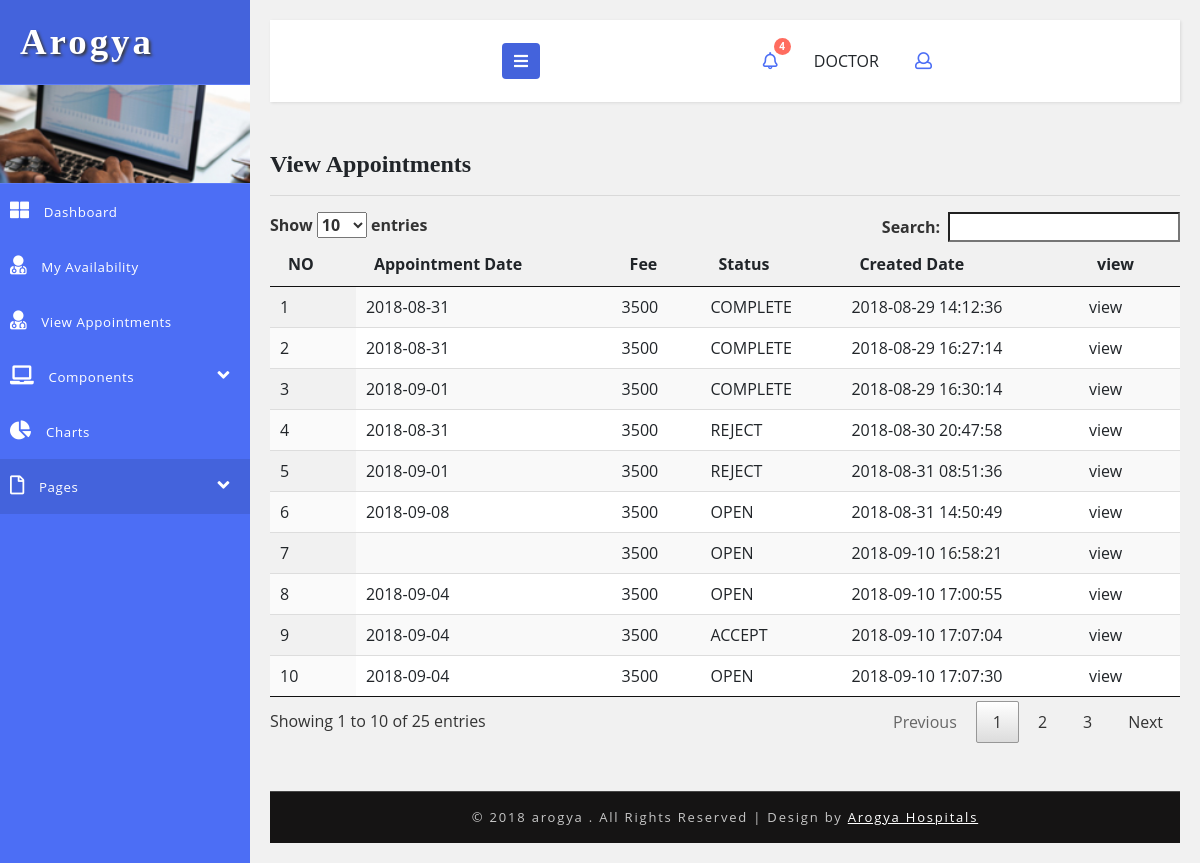
/doctor/appointment-list.php (signed in), run on the app's committed database.
### tables this page shows
CREATE TABLE `hms_doctor_appointment` (
  `id` int(5) NOT NULL AUTO_INCREMENT,
  `doctor_id` int(5) DEFAULT NULL,
  `patient_id` int(5) DEFAULT NULL,
  `appointment_date` varchar(30) DEFAULT NULL,
  `status_code` varchar(20) DEFAULT 'OPEN',
  `doctor_comment` text DEFAULT NULL,
  `doctor_fee` int(5) DEFAULT NULL,
  `hospital_fee` int(5) DEFAULT NULL,
  `fee` int(5) DEFAULT NULL,
  `created_date` timestamp NOT NULL DEFAULT current_timestamp(),
  `created_user` int(5) DEFAULT NULL,
  PRIMARY KEY (`id`)
);

### DB.php (called while the page is built, shortened)
<?php
function getDBConnection() {
    $servername = "localhost";
    $username = "root";
    $password = "123";
    $db = "hmsdb";
    $conn = mysqli_connect($servername, $username, $password, $db);
    if (!$conn) {
        die("Connection failed: " . mysqli_connect_error());
    } else {
        return $conn;
    }
}
function getData($sql) {
    $conn = getDBConnection();
    $result = mysqli_query($conn, $sql);
    if (mysqli_num_rows($result) > 0) {
        return $result;
    } else {
        return FALSE;
    }
}
?>

### doctor/appointment-list.php (the view, shortened to what this page needs)
<?php
include '../DB.php';
?>
<!DOCTYPE html>
<html lang="en">
    <head>
        <link rel="stylesheet" href="https://maxcdn.bootstrapcdn.com/bootstrap/3.3.7/css/bootstrap.min.css">
        <link rel="stylesheet" href="https://maxcdn.bootstrapcdn.com/font-awesome/4.7.0/css/font-awesome.min.css">
        <link href="../css/bootstrap.css" rel="stylesheet" type="text/css" media="all" />
        <link href="../css/style.css" rel="stylesheet" type="text/css" media="all" />
        <link rel="stylesheet" href="../css/style4.css">
        <link href="../css/fontawesome-all.css" rel="stylesheet">
    </head>
    <body>
        <div class="wrapper">
            <nav id="sidebar">
                <div class="sidebar-header">
                    <h1>
                        <a href="#">Arogya</a>
                    </h1>
                </div>
                <div class="profile-bg"></div>
                <?php
                include_once '../_tree_doctor.php';
                ?>
            </nav>
            <div id="content">
                <?php include_once '../_top_bar.php'; ?>
                <div class="blank-page-content">
                    <h4>  View Appointments </h4>
                    <hr>
                    <table id="example" class="display" cellspacing="0" width="100%">
                        <thead>
                            <tr>
                                <th>NO</th>
                                <th>Appointment Date</th>
                                <th>Fee</th>
                                <th>Status</th>
                                <th>Created Date</th>
                                <th><a href="">view</a></th>
                            </tr>
                        </thead>
                        <tbody>
                            <?php
                            $sql = "SELECT * FROM hms_doctor_appointment WHERE doctor_id = '" . $_SESSION['userbean']['id'] . "' ";
                            $data = getData($sql);
                            if ($data != null)
                                foreach ($data as $row) {
                                    ?>
                                    <tr>
                                        <td><?= $row['id']; ?></td>
                                        <td><?= $row['appointment_date']; ?></td>
                                        <td><?= $row['fee']; ?></td>
                                        <td><?= $row['status_code']; ?></td>
                                        <td><?= $row['created_date']; ?></td>
                                        <td><a href="appointment-view.php?id=<?= $row['id']; ?>">view</a></td>
                                    </tr>
                                    <?php
                                }
                            ?>
                        </tbody>
                    </table>
                    <link href="css/jquery.dataTables.min.css" rel="stylesheet" type="text/css"/>
                </div>
                <?php include '../_footer.php'; ?>
            </div>
        </div>
        <link href="../css/jquery.dataTables.min.css" rel="stylesheet" type="text/css"/>
    </body>
</html>

### css/style.css (style rules this page uses)
html, body { margin: 0; font-size: 100%; font-family: 'Open Sans', sans-serif; background: #fff; }
body a { text-decoration: none; transition: 0.5s all; -webkit-transition: 0.5s all; -moz-transition: 0.5s all; -o-transition: 0.5s all; -ms-transition: 0.5s all; }
h1, h2, h3, h4, h5, h6 { margin: 0; font-family: 'Poiret One', cursive; font-weight: 700; }
.profile-bg { border: 1px solid #5d7cf7; border-left: none; border-right: none; background: url(../images/menu1.jpg)no-repeat 0px 0px; -webkit-background-size: cover; -moz-background-size: cover; -o-background-size: cover; -ms-background-size: cover; background-size: cover; min-height: 100px; }

### css/style4.css (style rules this page uses)
body { font-family: 'Open Sans', sans-serif; background: #f1f1f1; }
a, a:hover, a:focus { color: inherit; text-decoration: none; transition: all 0.3s; }
.wrapper { display: flex; align-items: stretch; }
#sidebar { min-width: 250px; max-width: 250px; background: #4c6ef5; color: #fff; transition: all 0.3s; }
.sidebar-header h1 { font-size: 2.3em; letter-spacing: 3px; color: #fff; text-shadow: 2px 2px 3px #39393a; }
#sidebar .sidebar-header { padding: 20px; background: #4463dc; }
#content { padding: 20px; min-height: 100vh; transition: all 0.3s; overflow: hidden; width: 100%; }

### data on the page
hms_doctor_appointment: id "1", appointment_date "2018-08-31", fee "3500", status_code "COMPLETE", created_date "2018-08-29 14:12:36"
hms_doctor_appointment: id "2", appointment_date "2018-08-31", fee "3500", status_code "COMPLETE", created_date "2018-08-29 16:27:14"
hms_doctor_appointment: id "3", appointment_date "2018-09-01", fee "3500", status_code "COMPLETE", created_date "2018-08-29 16:30:14"
hms_doctor_appointment: id "4", appointment_date "2018-08-31", fee "3500", status_code "REJECT", created_date "2018-08-30 20:47:58"
hms_doctor_appointment: id "5", appointment_date "2018-09-01", fee "3500", status_code "REJECT", created_date "2018-08-31 08:51:36"
hms_doctor_appointment: id "6", appointment_date "2018-09-08", fee "3500", status_code "OPEN", created_date "2018-08-31 14:50:49"
hms_doctor_appointment: id "7", fee "3500", status_code "OPEN", created_date "2018-09-10 16:58:21"
hms_doctor_appointment: id "8", appointment_date "2018-09-04", fee "3500", status_code "OPEN", created_date "2018-09-10 17:00:55"
hms_doctor_appointment: id "9", appointment_date "2018-09-04", fee "3500", status_code "ACCEPT", created_date "2018-09-10 17:07:04"
hms_doctor_appointment: id "10", appointment_date "2018-09-04", fee "3500", status_code "OPEN", created_date "2018-09-10 17:07:30"

### other printed values
$_SESSION['userbean']['user_role'] "DOCTOR"
